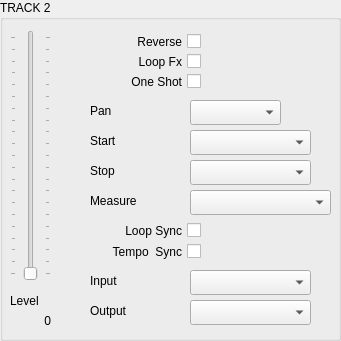
   <widget class="QGroupBox" name="gp_Track2">
    <property name="geometry">
     <rect>
      <x>360</x>
      <y>70</y>
      <width>341</width>
      <height>341</height>
     </rect>
    </property>
    <property name="title">
     <string>TRACK 2</string>
    </property>
    <widget class="QComboBox" name="track2_Measure">
     <property name="geometry">
      <rect>
       <x>190</x>
       <y>190</y>
       <width>141</width>
       <height>25</height>
      </rect>
     </property>
    </widget>
    <widget class="QLabel" name="label_track2_Stop">
     <property name="geometry">
      <rect>
       <x>90</x>
       <y>160</y>
       <width>91</width>
       <height>21</height>
      </rect>
     </property>
     <property name="text">
      <string>Stop</string>
     </property>
    </widget>
    <widget class="QLabel" name="label_track2_Output">
     <property name="geometry">
      <rect>
       <x>90</x>
       <y>300</y>
       <width>91</width>
       <height>21</height>
      </rect>
     </property>
     <property name="text">
      <string>Output</string>
     </property>
    </widget>
    <widget class="QComboBox" name="track2_Stop">
     <property name="geometry">
      <rect>
       <x>190</x>
       <y>160</y>
       <width>121</width>
       <height>25</height>
      </rect>
     </property>
    </widget>
    <widget class="QComboBox" name="track2_Pan">
     <property name="geometry">
      <rect>
       <x>190</x>
       <y>100</y>
       <width>91</width>
       <height>25</height>
      </rect>
     </property>
    </widget>
    <widget class="QCheckBox" name="track2_OneShot">
     <property name="geometry">
      <rect>
       <x>110</x>
       <y>70</y>
       <width>91</width>
       <height>23</height>
      </rect>
     </property>
     <property name="layoutDirection">
      <enum>Qt::RightToLeft</enum>
     </property>
     <property name="text">
      <string>One Shot</string>
     </property>
    </widget>
    <widget class="QCheckBox" name="track2_TempoSync">
     <property name="geometry">
      <rect>
       <x>80</x>
       <y>240</y>
       <width>121</width>
       <height>23</height>
      </rect>
     </property>
     <property name="layoutDirection">
      <enum>Qt::RightToLeft</enum>
     </property>
     <property name="text">
      <string>Tempo  Sync</string>
     </property>
    </widget>
    <widget class="QCheckBox" name="track2_LoopSync">
     <property name="geometry">
      <rect>
       <x>80</x>
       <y>220</y>
       <width>121</width>
       <height>21</height>
      </rect>
     </property>
     <property name="layoutDirection">
      <enum>Qt::RightToLeft</enum>
     </property>
     <property name="text">
      <string>Loop Sync</string>
     </property>
    </widget>
    <widget class="QLabel" name="label_track2_Measure">
     <property name="geometry">
      <rect>
       <x>90</x>
       <y>190</y>
       <width>91</width>
       <height>21</height>
      </rect>
     </property>
     <property name="text">
      <string>Measure</string>
     </property>
    </widget>
    <widget class="QComboBox" name="track2_Output">
     <property name="geometry">
      <rect>
       <x>190</x>
       <y>300</y>
       <width>121</width>
       <height>25</height>
      </rect>
     </property>
    </widget>
    <widget class="QLabel" name="label_track2_Start">
     <property name="geometry">
      <rect>
       <x>90</x>
       <y>130</y>
       <width>91</width>
       <height>21</height>
      </rect>
     </property>
     <property name="text">
      <string>Start</string>
     </property>
    </widget>
    <widget class="QLabel" name="label_track2_Input">
     <property name="geometry">
      <rect>
       <x>90</x>
       <y>270</y>
       <width>91</width>
       <height>21</height>
      </rect>
     </property>
     <property name="text">
      <string>Input</string>
     </property>
    </widget>
    <widget class="QCheckBox" name="track2_Reverse">
     <property name="geometry">
      <rect>
       <x>120</x>
       <y>30</y>
       <width>81</width>
       <height>23</height>
      </rect>
     </property>
     <property name="layoutDirection">
      <enum>Qt::RightToLeft</enum>
     </property>
     <property name="text">
      <string>Reverse</string>
     </property>
    </widget>
    <widget class="QComboBox" name="track2_Start">
     <property name="geometry">
      <rect>
       <x>190</x>
       <y>130</y>
       <width>121</width>
       <height>25</height>
      </rect>
     </property>
    </widget>
    <widget class="QComboBox" name="track2_Input">
     <property name="geometry">
      <rect>
       <x>190</x>
       <y>270</y>
       <width>121</width>
       <height>25</height>
      </rect>
     </property>
    </widget>
    <widget class="QCheckBox" name="track2_LoopFx">
     <property name="geometry">
      <rect>
       <x>120</x>
       <y>50</y>
       <width>81</width>
       <height>23</height>
      </rect>
     </property>
     <property name="layoutDirection">
      <enum>Qt::RightToLeft</enum>
     </property>
     <property name="autoFillBackground">
      <bool>false</bool>
     </property>
     <property name="text">
      <string>Loop Fx</string>
     </property>
    </widget>
    <widget class="QSlider" name="track2_Level">
     <property name="geometry">
      <rect>
       <x>10</x>
       <y>30</y>
       <width>41</width>
       <height>251</height>
      </rect>
     </property>
     <property name="maximum">
      <number>200</number>
     </property>
     <property name="orientation">
      <enum>Qt::Vertical</enum>
     </property>
     <property name="tickPosition">
      <enum>QSlider::TicksBothSides</enum>
     </property>
    </widget>
    <widget class="QLabel" name="label_track2_Level">
     <property name="geometry">
      <rect>
       <x>10</x>
       <y>290</y>
       <width>41</width>
       <height>21</height>
      </rect>
     </property>
     <property name="text">
      <string>Level</string>
     </property>
    </widget>
    <widget class="QLabel" name="label_track2_Pan">
     <property name="geometry">
      <rect>
       <x>90</x>
       <y>100</y>
       <width>91</width>
       <height>21</height>
      </rect>
     </property>
     <property name="text">
      <string>Pan</string>
     </property>
    </widget>
    <widget class="QLabel" name="label_track2_PlyLevel">
     <property name="geometry">
      <rect>
       <x>10</x>
       <y>310</y>
       <width>41</width>
       <height>21</height>
      </rect>
     </property>
     <property name="text">
      <string>0</string>
     </property>
     <property name="alignment">
      <set>Qt::AlignRight|Qt::AlignTrailing|Qt::AlignVCenter</set>
     </property>
    </widget>
   </widget>
